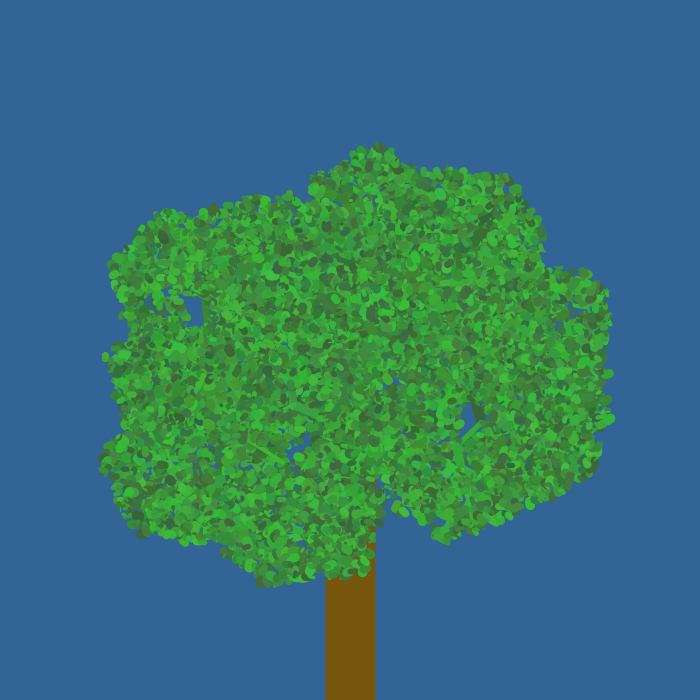
Frame 1 (no input)
Frame 60 (the mouse pressed at the canvas centre just before this capture): identical to frame 1, image omitted
Frame 120 (the mouse held since frame 60 and released just before this capture): identical to frame 1, image omitted

The Processing sketch that drew this single still picture (run headless with seeded random() and noise(); from frame 60 on, the mouse is pressed at the canvas centre):

// Processing sketch: random_leaves
// ── random_leaves.pde
float angle;
float len;

void setup() {
  size(700, 700);
  tree();
}

void draw() { 
}

void mousePressed() {
  tree();
}

void tree() {
  background(50, 100, 150);

  stroke(118, 86, 12);
  strokeWeight(50);
  line(width/2, height, width/2, height/2);

  len = random(90, 100);
  stroke(255);
  translate(width/2, height*0.7);
  branch(len);
}

void branch(float len) {  
  strokeWeight(random(1, 10));
  stroke(random(50, 70), random(100, 190), random(50, 70));
  line (0, 0, 0, -len);
  translate(0, -len);
  if (len > 4) {
    pushMatrix();
    rotate(random(PI/4, PI/2));
    branch(len*0.78);
    popMatrix();
    pushMatrix();
    rotate(-(random(PI/4, PI/2)));
    branch(len*0.78);
    popMatrix();
  }
}
